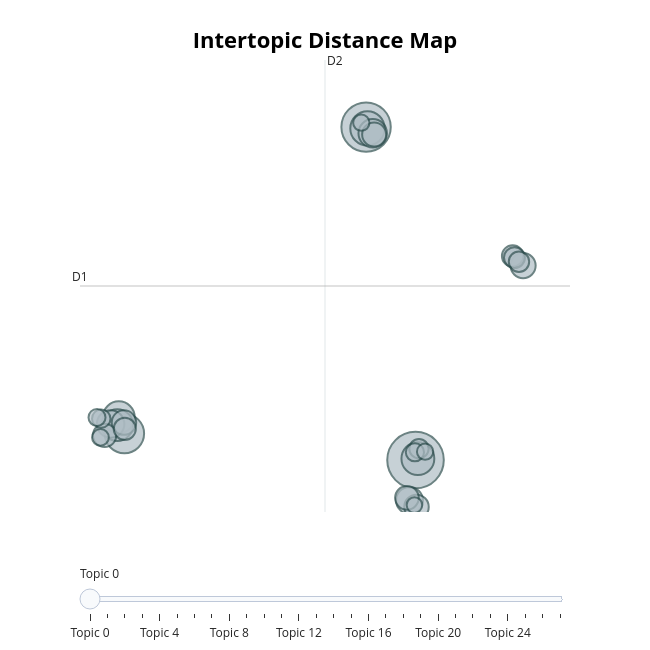

The code cell stored with this chart in its notebook:
### Code cell
# Retrieve summary information of all topics
# (including topic id and document counts)
# 4. save results
df["bertopic_topic"] = topics
df["bertopic_prob"] = [p.max() if p is not None and len(p) > 0 else np.nan for p in probs]

# 5.topic info
topic_info = topic_model.get_topic_info()
# print(topic_info.head(15))
for topic_id in topic_info["Topic"].head(10):
    print(f"\n===== Topic {topic_id} =====")
    print(topic_model.get_topic(topic_id))
    
# 5b. visualize topics
# Each circle represents a topic:
# - circle size: number of documents in the topic (importance)
# - distance between circles: semantic difference between topics
fig_topics = topic_model.visualize_topics()
fig_topics
# The extracted topics show clear semantic structure, for example:
# - Topic 0: Reinforcement Learning
# - Topic 1: Graph Neural Networks
# - Topic 5: Deep Neural Networks
# - Topic 6: Multi-armed Bandits
# - Topic 7: Generative Models (GANs)
# - Topic 8: Federated Learning
#
# These topics align well with major research directions in modern machine learning,
# indicating that BERTopic effectively captures semantic topics.

# Topic -1 represents outliers (documents not assigned to any clear topic).
# Its keywords are usually generic (data, model, method),
# indicating a lack of specific thematic focus.


# Compared to LDA, BERTopic produces more specific and semantically coherent topics,
# as it is based on embeddings rather than word frequency.

### Figure 1 — Plotly figure (JSON) as saved in the notebook; plotly's stock layout.template omitted (floating-point values rounded to 4 significant figures)
{"data": [{"customdata": [[0, "policy | reinforcement | reinforcement learning | rl | learning", 685], [1, "graph | graphs | node | gnns | nodes", 522], [2, "patients | data | disease | clinical | patient", 332], [3, "networks | neural | neural networks | deep | network", 253], [4, "regret | bandit | arms | arm | reward", 231], [5, "federated | privacy | federated learning | fl | clients", 216], [6, "generative | gan | gans | latent | data", 216], [7, "nas | search | architecture | neural | hardware", 174], [8, "adversarial | attacks | robustness | adversarial examples | examples", 162], [9, "matrix | kernel | rank | metric | factorization", 155], [10, "traffic | spatial | temporal | prediction | data", 135], [11, "ensemble | classifiers | classification | decision | cost", 128], [12, "domain | target | source | adaptation | domain adaptation", 128], [13, "equations | physics | neural | differential | model", 123], [14, "clustering | means | clusters | algorithm | cluster", 120], [15, "label | labels | multi label | multi | label classification", 117], [16, "explanations | counterfactual | model | models | explanation", 105], [17, "anomaly | detection | anomaly detection | anomalies | data", 99], [18, "time series | series | time | series classification | classification", 94], [19, "energy | forecasting | load | data | weather", 89], [20, "regret | online | algorithm | bounds | convex", 80], [21, "meta | meta learning | shot | tasks | task", 73], [22, "stochastic | convergence | sgd | gradient | optimization", 71], [23, "continual | continual learning | forgetting | tasks | learning", 62], [24, "active | active learning | learning | al | data", 60], [25, "complexity | dimension | class | vc | bounds", 57], [26, "recurrent | recurrent neural | rnn | long | networks", 57], [27, "svm | margin | support | support vector | svms", 52]], "hovertemplate": "<b>Topic %{customdata[0]}</b><br>%{customdata[1]}<br>Size: %{customdata[2]}", "legendgroup": "", "marker": {"color": "#B0BEC5", "line": {"color": "DarkSlateGrey", "width": 2}, "size": [685, 522, 332, 253, 231, 216, 216, 174, 162, 155, 135, 128, 128, 123, 120, 117, 105, 99, 94, 89, 80, 73, 71, 62, 60, 57, 57, 52], "sizemode": "area", "sizeref": 0.4281, "symbol": "circle"}, "mode": "markers", "name": "", "orientation": "v", "showlegend": false, "type": "scatter", "x": [11.33, 8.599, -4.751, 8.677, 11.46, -5.059, -5.143, 8.966, -5.512, 11.0, 17.27, 11.38, -4.773, 9.044, 10.86, -5.841, -4.729, 16.7, 16.8, 17.04, 11.52, -6.029, 11.3, -6.263, -6.073, 11.86, 8.335, 11.27], "xaxis": "x", "y": [4.802, 24.64, 6.383, 24.56, 4.887, 7.356, 6.888, 24.27, 6.957, 2.402, 16.39, 2.012, 7.04, 24.19, 2.555, 6.276, 6.662, 16.96, 16.86, 16.62, 5.484, 7.272, 5.269, 7.345, 6.153, 5.305, 24.9, 2.121], "yaxis": "y"}], "layout": {"annotations": [{"showarrow": false, "text": "D1", "x": -7.203, "y": 15.17, "yshift": 10}, {"showarrow": false, "text": "D2", "x": 6.33, "xshift": 10, "y": 28.64}], "height": 650, "hoverlabel": {"bgcolor": "white", "font": {"family": "Rockwell", "size": 16}}, "legend": {"itemsizing": "constant", "tracegroupgap": 0}, "margin": {"t": 60}, "shapes": [{"line": {"color": "#CFD8DC", "width": 2}, "type": "line", "x0": 6.33, "x1": 6.33, "y0": 1.71, "y1": 28.64}, {"line": {"color": "#9E9E9E", "width": 2}, "type": "line", "x0": -7.203, "x1": 19.86, "y0": 15.17, "y1": 15.17}], "sliders": [{"active": 0, "pad": {"t": 50}, "steps": [{"args": [{"marker.color": [["red", "#B0BEC5", "#B0BEC5", "#B0BEC5", "#B0BEC5", "#B0BEC5", "#B0BEC5", "#B0BEC5", "#B0BEC5", "#B0BEC5", "#B0BEC5", "#B0BEC5", "#B0BEC5", "#B0BEC5", "#B0BEC5", "#B0BEC5", "#B0BEC5", "#B0BEC5", "#B0BEC5", "#B0BEC5", "#B0BEC5", "#B0BEC5", "#B0BEC5", "#B0BEC5", "#B0BEC5", "#B0BEC5", "#B0BEC5", "#B0BEC5"]]}], "label": "Topic 0", "method": "update"}, {"args": [{"marker.color": [["#B0BEC5", "red", "#B0BEC5", "#B0BEC5", "#B0BEC5", "#B0BEC5", "#B0BEC5", "#B0BEC5", "#B0BEC5", "#B0BEC5", "#B0BEC5", "#B0BEC5", "#B0BEC5", "#B0BEC5", "#B0BEC5", "#B0BEC5", "#B0BEC5", "#B0BEC5", "#B0BEC5", "#B0BEC5", "#B0BEC5", "#B0BEC5", "#B0BEC5", "#B0BEC5", "#B0BEC5", "#B0BEC5", "#B0BEC5", "#B0BEC5"]]}], "label": "Topic 1", "method": "update"}, {"args": [{"marker.color": [["#B0BEC5", "#B0BEC5", "red", "#B0BEC5", "#B0BEC5", "#B0BEC5", "#B0BEC5", "#B0BEC5", "#B0BEC5", "#B0BEC5", "#B0BEC5", "#B0BEC5", "#B0BEC5", "#B0BEC5", "#B0BEC5", "#B0BEC5", "#B0BEC5", "#B0BEC5", "#B0BEC5", "#B0BEC5", "#B0BEC5", "#B0BEC5", "#B0BEC5", "#B0BEC5", "#B0BEC5", "#B0BEC5", "#B0BEC5", "#B0BEC5"]]}], "label": "Topic 2", "method": "update"}, {"args": [{"marker.color": [["#B0BEC5", "#B0BEC5", "#B0BEC5", "red", "#B0BEC5", "#B0BEC5", "#B0BEC5", "#B0BEC5", "#B0BEC5", "#B0BEC5", "#B0BEC5", "#B0BEC5", "#B0BEC5", "#B0BEC5", "#B0BEC5", "#B0BEC5", "#B0BEC5", "#B0BEC5", "#B0BEC5", "#B0BEC5", "#B0BEC5", "#B0BEC5", "#B0BEC5", "#B0BEC5", "#B0BEC5", "#B0BEC5", "#B0BEC5", "#B0BEC5"]]}], "label": "Topic 3", "method": "update"}, {"args": [{"marker.color": [["#B0BEC5", "#B0BEC5", "#B0BEC5", "#B0BEC5", "red", "#B0BEC5", "#B0BEC5", "#B0BEC5", "#B0BEC5", "#B0BEC5", "#B0BEC5", "#B0BEC5", "#B0BEC5", "#B0BEC5", "#B0BEC5", "#B0BEC5", "#B0BEC5", "#B0BEC5", "#B0BEC5", "#B0BEC5", "#B0BEC5", "#B0BEC5", "#B0BEC5", "#B0BEC5", "#B0BEC5", "#B0BEC5", "#B0BEC5", "#B0BEC5"]]}], "label": "Topic 4", "method": "update"}, {"args": [{"marker.color": [["#B0BEC5", "#B0BEC5", "#B0BEC5", "#B0BEC5", "#B0BEC5", "red", "#B0BEC5", "#B0BEC5", "#B0BEC5", "#B0BEC5", "#B0BEC5", "#B0BEC5", "#B0BEC5", "#B0BEC5", "#B0BEC5", "#B0BEC5", "#B0BEC5", "#B0BEC5", "#B0BEC5", "#B0BEC5", "#B0BEC5", "#B0BEC5", "#B0BEC5", "#B0BEC5", "#B0BEC5", "#B0BEC5", "#B0BEC5", "#B0BEC5"]]}], "label": "Topic 5", "method": "update"}, {"args": [{"marker.color": [["#B0BEC5", "#B0BEC5", "#B0BEC5", "#B0BEC5", "#B0BEC5", "#B0BEC5", "red", "#B0BEC5", "#B0BEC5", "#B0BEC5", "#B0BEC5", "#B0BEC5", "#B0BEC5", "#B0BEC5", "#B0BEC5", "#B0BEC5", "#B0BEC5", "#B0BEC5", "#B0BEC5", "#B0BEC5", "#B0BEC5", "#B0BEC5", "#B0BEC5", "#B0BEC5", "#B0BEC5", "#B0BEC5", "#B0BEC5", "#B0BEC5"]]}], "label": "Topic 6", "method": "update"}, {"args": [{"marker.color": [["#B0BEC5", "#B0BEC5", "#B0BEC5", "#B0BEC5", "#B0BEC5", "#B0BEC5", "#B0BEC5", "red", "#B0BEC5", "#B0BEC5", "#B0BEC5", "#B0BEC5", "#B0BEC5", "#B0BEC5", "#B0BEC5", "#B0BEC5", "#B0BEC5", "#B0BEC5", "#B0BEC5", "#B0BEC5", "#B0BEC5", "#B0BEC5", "#B0BEC5", "#B0BEC5", "#B0BEC5", "#B0BEC5", "#B0BEC5", "#B0BEC5"]]}], "label": "Topic 7", "method": "update"}, {"args": [{"marker.color": [["#B0BEC5", "#B0BEC5", "#B0BEC5", "#B0BEC5", "#B0BEC5", "#B0BEC5", "#B0BEC5", "#B0BEC5", "red", "#B0BEC5", "#B0BEC5", "#B0BEC5", "#B0BEC5", "#B0BEC5", "#B0BEC5", "#B0BEC5", "#B0BEC5", "#B0BEC5", "#B0BEC5", "#B0BEC5", "#B0BEC5", "#B0BEC5", "#B0BEC5", "#B0BEC5", "#B0BEC5", "#B0BEC5", "#B0BEC5", "#B0BEC5"]]}], "label": "Topic 8", "method": "update"}, {"args": [{"marker.color": [["#B0BEC5", "#B0BEC5", "#B0BEC5", "#B0BEC5", "#B0BEC5", "#B0BEC5", "#B0BEC5", "#B0BEC5", "#B0BEC5", "red", "#B0BEC5", "#B0BEC5", "#B0BEC5", "#B0BEC5", "#B0BEC5", "#B0BEC5", "#B0BEC5", "#B0BEC5", "#B0BEC5", "#B0BEC5", "#B0BEC5", "#B0BEC5", "#B0BEC5", "#B0BEC5", "#B0BEC5", "#B0BEC5", "#B0BEC5", "#B0BEC5"]]}], "label": "Topic 9", "method": "update"}, {"args": [{"marker.color": [["#B0BEC5", "#B0BEC5", "#B0BEC5", "#B0BEC5", "#B0BEC5", "#B0BEC5", "#B0BEC5", "#B0BEC5", "#B0BEC5", "#B0BEC5", "red", "#B0BEC5", "#B0BEC5", "#B0BEC5", "#B0BEC5", "#B0BEC5", "#B0BEC5", "#B0BEC5", "#B0BEC5", "#B0BEC5", "#B0BEC5", "#B0BEC5", "#B0BEC5", "#B0BEC5", "#B0BEC5", "#B0BEC5", "#B0BEC5", "#B0BEC5"]]}], "label": "Topic 10", "method": "update"}, {"args": [{"marker.color": [["#B0BEC5", "#B0BEC5", "#B0BEC5", "#B0BEC5", "#B0BEC5", "#B0BEC5", "#B0BEC5", "#B0BEC5", "#B0BEC5", "#B0BEC5", "#B0BEC5", "red", "#B0BEC5", "#B0BEC5", "#B0BEC5", "#B0BEC5", "#B0BEC5", "#B0BEC5", "#B0BEC5", "#B0BEC5", "#B0BEC5", "#B0BEC5", "#B0BEC5", "#B0BEC5", "#B0BEC5", "#B0BEC5", "#B0BEC5", "#B0BEC5"]]}], "label": "Topic 11", "method": "update"}, {"args": [{"marker.color": [["#B0BEC5", "#B0BEC5", "#B0BEC5", "#B0BEC5", "#B0BEC5", "#B0BEC5", "#B0BEC5", "#B0BEC5", "#B0BEC5", "#B0BEC5", "#B0BEC5", "#B0BEC5", "red", "#B0BEC5", "#B0BEC5", "#B0BEC5", "#B0BEC5", "#B0BEC5", "#B0BEC5", "#B0BEC5", "#B0BEC5", "#B0BEC5", "#B0BEC5", "#B0BEC5", "#B0BEC5", "#B0BEC5", "#B0BEC5", "#B0BEC5"]]}], "label": "Topic 12", "method": "update"}, {"args": [{"marker.color": [["#B0BEC5", "#B0BEC5", "#B0BEC5", "#B0BEC5", "#B0BEC5", "#B0BEC5", "#B0BEC5", "#B0BEC5", "#B0BEC5", "#B0BEC5", "#B0BEC5", "#B0BEC5", "#B0BEC5", "red", "#B0BEC5", "#B0BEC5", "#B0BEC5", "#B0BEC5", "#B0BEC5", "#B0BEC5", "#B0BEC5", "#B0BEC5", "#B0BEC5", "#B0BEC5", "#B0BEC5", "#B0BEC5", "#B0BEC5", "#B0BEC5"]]}], "label": "Topic 13", "method": "update"}, {"args": [{"marker.color": [["#B0BEC5", "#B0BEC5", "#B0BEC5", "#B0BEC5", "#B0BEC5", "#B0BEC5", "#B0BEC5", "#B0BEC5", "#B0BEC5", "#B0BEC5", "#B0BEC5", "#B0BEC5", "#B0BEC5", "#B0BEC5", "red", "#B0BEC5", "#B0BEC5", "#B0BEC5", "#B0BEC5", "#B0BEC5", "#B0BEC5", "#B0BEC5", "#B0BEC5", "#B0BEC5", "#B0BEC5", "#B0BEC5", "#B0BEC5", "#B0BEC5"]]}], "label": "Topic 14", "method": "update"}, {"args": [{"marker.color": [["#B0BEC5", "#B0BEC5", "#B0BEC5", "#B0BEC5", "#B0BEC5", "#B0BEC5", "#B0BEC5", "#B0BEC5", "#B0BEC5", "#B0BEC5", "#B0BEC5", "#B0BEC5", "#B0BEC5", "#B0BEC5", "#B0BEC5", "red", "#B0BEC5", "#B0BEC5", "#B0BEC5", "#B0BEC5", "#B0BEC5", "#B0BEC5", "#B0BEC5", "#B0BEC5", "#B0BEC5", "#B0BEC5", "#B0BEC5", "#B0BEC5"]]}], "label": "Topic 15", "method": "update"}, {"args": [{"marker.color": [["#B0BEC5", "#B0BEC5", "#B0BEC5", "#B0BEC5", "#B0BEC5", "#B0BEC5", "#B0BEC5", "#B0BEC5", "#B0BEC5", "#B0BEC5", "#B0BEC5", "#B0BEC5", "#B0BEC5", "#B0BEC5", "#B0BEC5", "#B0BEC5", "red", "#B0BEC5", "#B0BEC5", "#B0BEC5", "#B0BEC5", "#B0BEC5", "#B0BEC5", "#B0BEC5", "#B0BEC5", "#B0BEC5", "#B0BEC5", "#B0BEC5"]]}], "label": "Topic 16", "method": "update"}, {"args": [{"marker.color": [["#B0BEC5", "#B0BEC5", "#B0BEC5", "#B0BEC5", "#B0BEC5", "#B0BEC5", "#B0BEC5", "#B0BEC5", "#B0BEC5", "#B0BEC5", "#B0BEC5", "#B0BEC5", "#B0BEC5", "#B0BEC5", "#B0BEC5", "#B0BEC5", "#B0BEC5", "red", "#B0BEC5", "#B0BEC5", "#B0BEC5", "#B0BEC5", "#B0BEC5", "#B0BEC5", "#B0BEC5", "#B0BEC5", "#B0BEC5", "#B0BEC5"]]}], "label": "Topic 17", "method": "update"}, {"args": [{"marker.color": [["#B0BEC5", "#B0BEC5", "#B0BEC5", "#B0BEC5", "#B0BEC5", "#B0BEC5", "#B0BEC5", "#B0BEC5", "#B0BEC5", "#B0BEC5", "#B0BEC5", "#B0BEC5", "#B0BEC5", "#B0BEC5", "#B0BEC5", "#B0BEC5", "#B0BEC5", "#B0BEC5", "red", "#B0BEC5", "#B0BEC5", "#B0BEC5", "#B0BEC5", "#B0BEC5", "#B0BEC5", "#B0BEC5", "#B0BEC5", "#B0BEC5"]]}], "label": "Topic 18", "method": "update"}, {"args": [{"marker.color": [["#B0BEC5", "#B0BEC5", "#B0BEC5", "#B0BEC5", "#B0BEC5", "#B0BEC5", "#B0BEC5", "#B0BEC5", "#B0BEC5", "#B0BEC5", "#B0BEC5", "#B0BEC5", "#B0BEC5", "#B0BEC5", "#B0BEC5", "#B0BEC5", "#B0BEC5", "#B0BEC5", "#B0BEC5", "red", "#B0BEC5", "#B0BEC5", "#B0BEC5", "#B0BEC5", "#B0BEC5", "#B0BEC5", "#B0BEC5", "#B0BEC5"]]}], "label": "Topic 19", "method": "update"}, {"args": [{"marker.color": [["#B0BEC5", "#B0BEC5", "#B0BEC5", "#B0BEC5", "#B0BEC5", "#B0BEC5", "#B0BEC5", "#B0BEC5", "#B0BEC5", "#B0BEC5", "#B0BEC5", "#B0BEC5", "#B0BEC5", "#B0BEC5", "#B0BEC5", "#B0BEC5", "#B0BEC5", "#B0BEC5", "#B0BEC5", "#B0BEC5", "red", "#B0BEC5", "#B0BEC5", "#B0BEC5", "#B0BEC5", "#B0BEC5", "#B0BEC5", "#B0BEC5"]]}], "label": "Topic 20", "method": "update"}, {"args": [{"marker.color": [["#B0BEC5", "#B0BEC5", "#B0BEC5", "#B0BEC5", "#B0BEC5", "#B0BEC5", "#B0BEC5", "#B0BEC5", "#B0BEC5", "#B0BEC5", "#B0BEC5", "#B0BEC5", "#B0BEC5", "#B0BEC5", "#B0BEC5", "#B0BEC5", "#B0BEC5", "#B0BEC5", "#B0BEC5", "#B0BEC5", "#B0BEC5", "red", "#B0BEC5", "#B0BEC5", "#B0BEC5", "#B0BEC5", "#B0BEC5", "#B0BEC5"]]}], "label": "Topic 21", "method": "update"}, {"args": [{"marker.color": [["#B0BEC5", "#B0BEC5", "#B0BEC5", "#B0BEC5", "#B0BEC5", "#B0BEC5", "#B0BEC5", "#B0BEC5", "#B0BEC5", "#B0BEC5", "#B0BEC5", "#B0BEC5", "#B0BEC5", "#B0BEC5", "#B0BEC5", "#B0BEC5", "#B0BEC5", "#B0BEC5", "#B0BEC5", "#B0BEC5", "#B0BEC5", "#B0BEC5", "red", "#B0BEC5", "#B0BEC5", "#B0BEC5", "#B0BEC5", "#B0BEC5"]]}], "label": "Topic 22", "method": "update"}, {"args": [{"marker.color": [["#B0BEC5", "#B0BEC5", "#B0BEC5", "#B0BEC5", "#B0BEC5", "#B0BEC5", "#B0BEC5", "#B0BEC5", "#B0BEC5", "#B0BEC5", "#B0BEC5", "#B0BEC5", "#B0BEC5", "#B0BEC5", "#B0BEC5", "#B0BEC5", "#B0BEC5", "#B0BEC5", "#B0BEC5", "#B0BEC5", "#B0BEC5", "#B0BEC5", "#B0BEC5", "red", "#B0BEC5", "#B0BEC5", "#B0BEC5", "#B0BEC5"]]}], "label": "Topic 23", "method": "update"}, {"args": [{"marker.color": [["#B0BEC5", "#B0BEC5", "#B0BEC5", "#B0BEC5", "#B0BEC5", "#B0BEC5", "#B0BEC5", "#B0BEC5", "#B0BEC5", "#B0BEC5", "#B0BEC5", "#B0BEC5", "#B0BEC5", "#B0BEC5", "#B0BEC5", "#B0BEC5", "#B0BEC5", "#B0BEC5", "#B0BEC5", "#B0BEC5", "#B0BEC5", "#B0BEC5", "#B0BEC5", "#B0BEC5", "red", "#B0BEC5", "#B0BEC5", "#B0BEC5"]]}], "label": "Topic 24", "method": "update"}, {"args": [{"marker.color": [["#B0BEC5", "#B0BEC5", "#B0BEC5", "#B0BEC5", "#B0BEC5", "#B0BEC5", "#B0BEC5", "#B0BEC5", "#B0BEC5", "#B0BEC5", "#B0BEC5", "#B0BEC5", "#B0BEC5", "#B0BEC5", "#B0BEC5", "#B0BEC5", "#B0BEC5", "#B0BEC5", "#B0BEC5", "#B0BEC5", "#B0BEC5", "#B0BEC5", "#B0BEC5", "#B0BEC5", "#B0BEC5", "red", "#B0BEC5", "#B0BEC5"]]}], "label": "Topic 25", "method": "update"}, {"args": [{"marker.color": [["#B0BEC5", "#B0BEC5", "#B0BEC5", "#B0BEC5", "#B0BEC5", "#B0BEC5", "#B0BEC5", "#B0BEC5", "#B0BEC5", "#B0BEC5", "#B0BEC5", "#B0BEC5", "#B0BEC5", "#B0BEC5", "#B0BEC5", "#B0BEC5", "#B0BEC5", "#B0BEC5", "#B0BEC5", "#B0BEC5", "#B0BEC5", "#B0BEC5", "#B0BEC5", "#B0BEC5", "#B0BEC5", "#B0BEC5", "red", "#B0BEC5"]]}], "label": "Topic 26", "method": "update"}, {"args": [{"marker.color": [["#B0BEC5", "#B0BEC5", "#B0BEC5", "#B0BEC5", "#B0BEC5", "#B0BEC5", "#B0BEC5", "#B0BEC5", "#B0BEC5", "#B0BEC5", "#B0BEC5", "#B0BEC5", "#B0BEC5", "#B0BEC5", "#B0BEC5", "#B0BEC5", "#B0BEC5", "#B0BEC5", "#B0BEC5", "#B0BEC5", "#B0BEC5", "#B0BEC5", "#B0BEC5", "#B0BEC5", "#B0BEC5", "#B0BEC5", "#B0BEC5", "red"]]}], "label": "Topic 27", "method": "update"}]}], "title": {"font": {"color": "Black", "size": 22}, "text": "<b>Intertopic Distance Map</b>", "x": 0.5, "xanchor": "center", "y": 0.95, "yanchor": "top"}, "width": 650, "xaxis": {"anchor": "y", "domain": [0, 1], "range": [-7.203, 19.86], "title": {"text": ""}, "visible": false}, "yaxis": {"anchor": "x", "domain": [0, 1], "range": [1.71, 28.64], "title": {"text": ""}, "visible": false}}}
